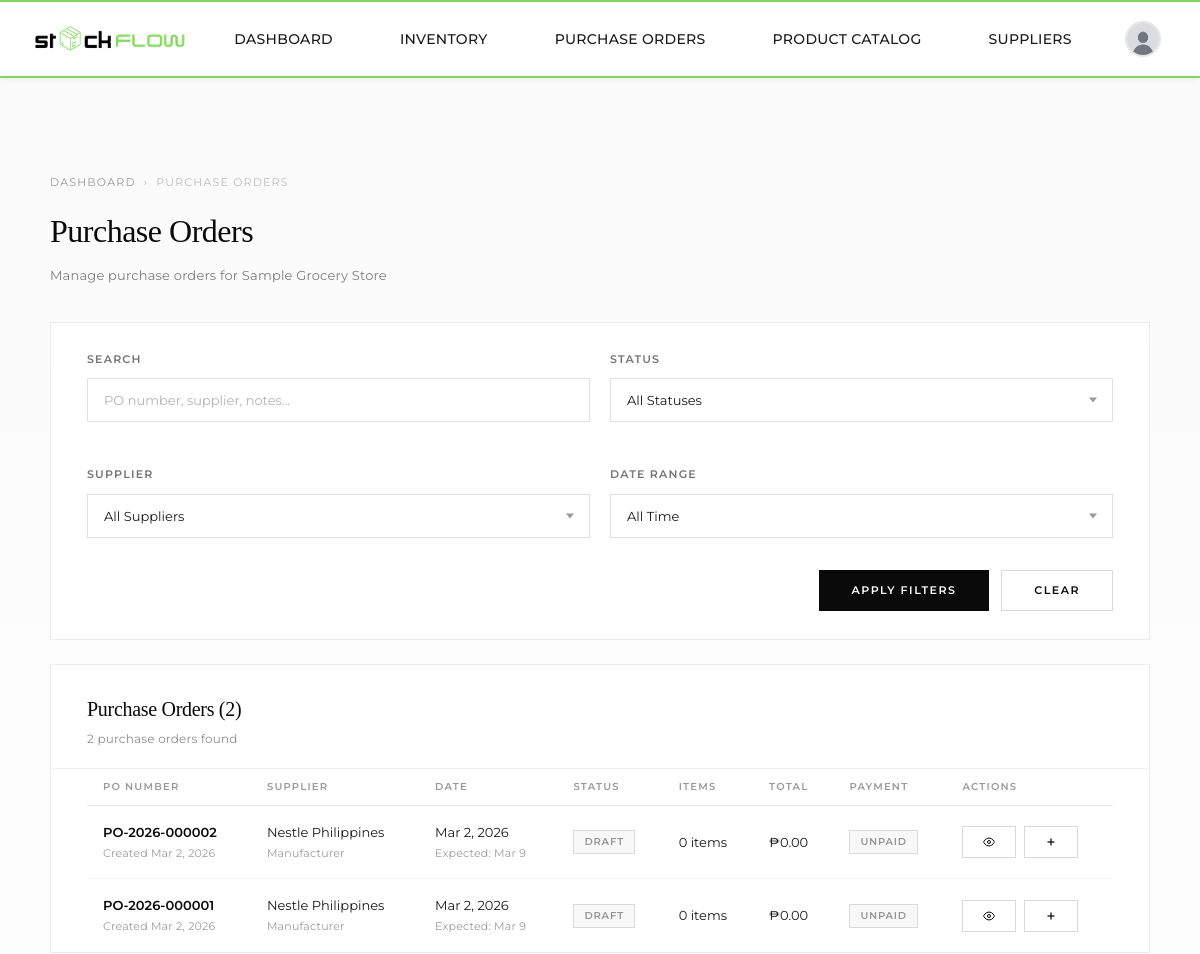
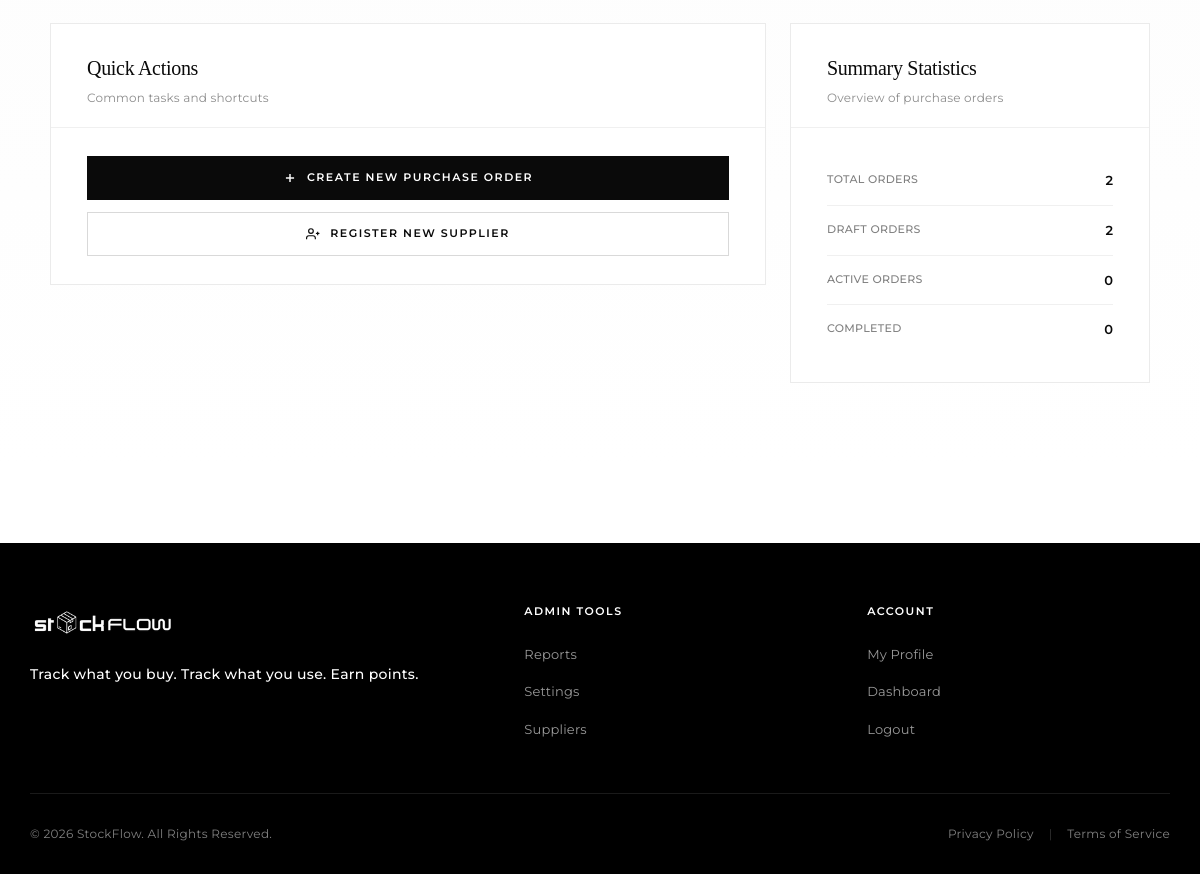
/grocery/purchase_orders/index.php (signed in), run on the app's committed database (2 pictures, top to bottom).
### tables this page shows
CREATE TABLE `grocery_stores` (
  `store_id` int(11) NOT NULL,
  `store_name` varchar(255) NOT NULL,
  `business_address` text NOT NULL,
  `contact_number` varchar(50) DEFAULT NULL,
  `email` varchar(255) DEFAULT NULL,
  `business_permit` varchar(255) DEFAULT NULL,
  `is_verified` tinyint(1) DEFAULT 0,
  `verification_token` varchar(1000) DEFAULT NULL,
  `verification_token_expires` datetime DEFAULT NULL,
  `verified_at` datetime DEFAULT NULL,
  `is_active` tinyint(1) DEFAULT 1,
  `created_at` timestamp NOT NULL DEFAULT current_timestamp(),
  `updated_at` timestamp NOT NULL DEFAULT current_timestamp() ON UPDATE current_timestamp()
);

CREATE TABLE `purchase_orders` (
  `po_id` int(11) NOT NULL,
  `po_number` varchar(50) NOT NULL COMMENT 'Purchase Order Number',
  `store_id` int(11) NOT NULL,
  `supplier_id` int(11) NOT NULL,
  `order_date` date NOT NULL,
  `expected_delivery_date` date DEFAULT NULL,
  `actual_delivery_date` date DEFAULT NULL,
  `status` enum('draft','submitted','confirmed','partially_received','received','cancelled') DEFAULT 'draft',
  `total_amount` decimal(10,2) DEFAULT 0.00,
  `tax_amount` decimal(10,2) DEFAULT 0.00,
  `discount_amount` decimal(10,2) DEFAULT 0.00,
  `grand_total` decimal(10,2) DEFAULT 0.00,
  `payment_status` enum('unpaid','partially_paid','paid') DEFAULT 'unpaid',
  `payment_terms` varchar(100) DEFAULT NULL,
  `created_by` int(11) NOT NULL,
  `notes` text DEFAULT NULL,
  `created_at` timestamp NOT NULL DEFAULT current_timestamp(),
  `updated_at` timestamp NOT NULL DEFAULT current_timestamp() ON UPDATE current_timestamp()
);

CREATE TABLE `suppliers` (
  `supplier_id` int(11) NOT NULL,
  `supplier_name` varchar(255) NOT NULL,
  `supplier_type` enum('manufacturer','distributor','wholesaler','local_supplier') NOT NULL,
  `company_name` varchar(255) DEFAULT NULL,
  `contact_person` varchar(255) DEFAULT NULL,
  `contact_number` varchar(50) DEFAULT NULL,
  `email` varchar(255) DEFAULT NULL,
  `address` text DEFAULT NULL,
  `payment_terms` varchar(100) DEFAULT NULL COMMENT 'e.g., Net 30, Net 60, COD',
  `minimum_order_amount` decimal(10,2) DEFAULT NULL,
  `delivery_schedule` varchar(255) DEFAULT NULL COMMENT 'e.g., Mon/Wed/Fri, Weekly',
  `tin_number` varchar(50) DEFAULT NULL COMMENT 'Tax Identification Number',
  `is_active` tinyint(1) DEFAULT 1,
  `rating` decimal(3,2) DEFAULT NULL COMMENT 'Supplier rating 1-5',
  `notes` text DEFAULT NULL,
  `created_at` timestamp NOT NULL DEFAULT current_timestamp(),
  `updated_at` timestamp NOT NULL DEFAULT current_timestamp() ON UPDATE current_timestamp()
);

### grocery/purchase_orders/index.php (the view, shortened to what this page needs)
<?php
$conn      = getDBConnection();
$store_id  = $_SESSION['store_id']  ?? null;
$status_filter  = $_GET['status']  ?? 'all';
$supplier_filter = $_GET['supplier'] ?? 'all';
$date_filter    = $_GET['date']    ?? 'all';
$search_query   = trim($_GET['search'] ?? '');
$where_conditions = ["po.store_id = ?"];
$params = [$store_id];
$types = 'i';
$where_clause = "WHERE " . implode(" AND ", $where_conditions);
$purchase_orders = [];
$total_count = 0;
if ($store_id) {
    $count_sql = "
        SELECT COUNT(*) as total
        FROM purchase_orders po
        JOIN suppliers s ON po.supplier_id = s.supplier_id
        {$where_clause}
    ";
    $count_stmt = $conn->prepare($count_sql);
    $count_stmt->bind_param($types, ...$params);
    $count_stmt->execute();
    $total_count = $count_stmt->get_result()->fetch_assoc()['total'];
    $page = max(1, (int)($_GET['page'] ?? 1));
    $per_page = 20;
    $offset = ($page - 1) * $per_page;
    $sql = "
        SELECT
            po.po_id,
            po.po_number,
            po.order_date,
            po.expected_delivery_date,
            po.actual_delivery_date,
            po.status,
            po.grand_total,
            po.payment_status,
            po.payment_terms,
            po.notes,
            po.created_at,
            s.supplier_id,
            s.supplier_name,
            s.supplier_type,
            u.full_name,
            COUNT(poi.po_item_id) as item_count,
            SUM(poi.quantity_ordered) as total_quantity,
            SUM(poi.quantity_received) as received_quantity
        FROM purchase_orders po
        JOIN suppliers s ON po.supplier_id = s.supplier_id
        JOIN users u ON po.created_by = u.user_id
        LEFT JOIN purchase_order_items poi ON po.po_id = poi.po_id
        {$where_clause}
        GROUP BY po.po_id
        ORDER BY po.created_at DESC
        LIMIT ? OFFSET ?
    ";
    $stmt = $conn->prepare($sql);
    $params[] = $per_page;
    $params[] = $offset;
    $types .= 'ii';
    $stmt->bind_param($types, ...$params);
    $stmt->execute();
    $purchase_orders = $stmt->get_result()->fetch_all(MYSQLI_ASSOC);
}
$store_name = 'Your Store';
if ($store_id) {
    $sn = $conn->prepare("SELECT store_name FROM grocery_stores WHERE store_id = ?");
    $sn->bind_param('i', $store_id);
    $sn->execute();
    $store_name = $sn->get_result()->fetch_assoc()['store_name'] ?? 'Your Store';
}
?>
<!DOCTYPE html>
<html lang="en">
<head>
    <link rel="stylesheet" href="../../includes/style/pages/purchase_orders.css">
</head>
<body>
<?php require_once __DIR__ . '/../../includes/header.php'; ?>
<div class="po-page">
    <div class="po-container">
        <div class="po-page-header">
            <div class="po-breadcrumb">
                <a href="../grocery_dashboard.php">Dashboard</a>
                <span>›</span>
                <span>Purchase Orders</span>
            </div>
            <h1 class="po-page-title">Purchase Orders</h1>
            <p class="po-page-subtitle">Manage purchase orders for <?= htmlspecialchars($store_name) ?></p>
        </div>
        <div class="po-card" style="margin-bottom: 24px;">
            <div class="po-card-body">
                <form method="GET" id="filterForm">
                    <div class="form-row">
                        <div class="form-group">
                            <label class="form-label" for="search">Search</label>
                            <input
                                type="text"
                                class="form-control"
                                id="search"
                                name="search"
                                placeholder="PO number, supplier, notes..."
                                value="<?= htmlspecialchars($search_query) ?>"
                            >
                        </div>
                        <div class="form-group">
                            <label class="form-label" for="status">Status</label>
                            <div class="select-wrapper">
                                <select class="form-select" id="status" name="status">
                                    <option value="all" <?= $status_filter === 'all' ? 'selected' : '' ?>>All Statuses</option>
                                </select>
                            </div>
                        </div>
                        <div class="form-group">
                            <label class="form-label" for="supplier">Supplier</label>
                            <div class="select-wrapper">
                                <select class="form-select" id="supplier" name="supplier">
                                    <option value="all" <?= $supplier_filter === 'all' ? 'selected' : '' ?>>All Suppliers</option>
                                </select>
                            </div>
                        </div>
                        <div class="form-group">
                            <label class="form-label" for="date">Date Range</label>
                            <div class="select-wrapper">
                                <select class="form-select" id="date" name="date">
                                    <option value="all" <?= $date_filter === 'all' ? 'selected' : '' ?>>All Time</option>
                                </select>
                            </div>
                        </div>
                    </div>
                    <div class="form-actions">
                        <button type="submit" class="btn btn-primary">Apply Filters</button>
                        <a href="index.php" class="btn btn-secondary">Clear</a>
                    </div>
                </form>
            </div>
        </div>
        <div class="po-card">
            <div class="po-card-header">
                <h3>Purchase Orders (<?= number_format($total_count) ?>)</h3>
                <p><?= $total_count ?> purchase order<?= $total_count !== 1 ? 's' : '' ?> found</p>
            </div>
            <div class="po-card-body" style="padding-top: 0; padding-bottom: 0;">
                <?php if (empty($purchase_orders)): ?>
                <div class="empty-state">
                    <div class="empty-state-icon">
                        <svg viewBox="0 0 24 24" fill="none" stroke="currentColor" stroke-width="1.5"><rect x="2" y="7" width="20" height="14" rx="2"/><path d="M16 7V5a2 2 0 0 0-2-2h-4a2 2 0 0 0-2 2v2"/><line x1="12" y1="12" x2="12" y2="16"/><line x1="10" y1="14" x2="14" y2="14"/></svg>
                    </div>
                    <h4>No Purchase Orders Found</h4>
                    <p>No purchase orders match your current filters. Try adjusting your search criteria or <a href="create_purchase_order.php">create a new purchase order</a>.</p>
                </div>
                <?php else: ?>
                <div class="po-table-wrapper">
                    <table class="supplier-table">
                        <thead>
                            <tr>
                                <th>PO Number</th>
                                <th>Supplier</th>
                                <th>Date</th>
                                <th>Status</th>
                                <th>Items</th>
                                <th>Total</th>
                                <th>Payment</th>
                                <th>Actions</th>
                            </tr>
                        </thead>
                        <tbody>
                        <?php foreach ($purchase_orders as $po): ?>
                        <tr>
                            <td>
                                <div class="td-name"><?= htmlspecialchars($po['po_number']) ?></div>
                                <div class="td-sub">Created <?= date('M j, Y', strtotime($po['created_at'])) ?></div>
                            </td>
                            <td>
                                <div><?= htmlspecialchars($po['supplier_name']) ?></div>
                                <div class="td-sub"><?= ucfirst(str_replace('_', ' ', $po['supplier_type'])) ?></div>
                            </td>
                            <td>
                                <div><?= date('M j, Y', strtotime($po['order_date'])) ?></div>
                                <?php if ($po['expected_delivery_date']): ?>
                                <div class="td-sub">Expected: <?= date('M j', strtotime($po['expected_delivery_date'])) ?></div>
                                <?php endif; ?>
                            </td>
                            <td>
                                <span class="badge badge-<?= $po['status'] === 'draft' ? 'inactive' : ($po['status'] === 'received' ? 'active' : 'type') ?>">
                                    <?= ucfirst(str_replace('_', ' ', $po['status'])) ?>
                                </span>
                            </td>
                            <td>
                                <div><?= number_format($po['item_count']) ?> items</div>
                            </td>
                            <td>
                                <div>₱<?= number_format($po['grand_total'], 2) ?></div>
                            </td>
                            <td>
                                <span class="badge badge-<?= $po['payment_status'] === 'paid' ? 'active' : ($po['payment_status'] === 'partially_paid' ? 'type' : 'inactive') ?>">
                                    <?= ucfirst($po['payment_status']) ?>
                                </span>
                            </td>
                            <td>
                                <div class="td-actions">
                                    <a href="view_purchase_order.php?po_id=<?= $po['po_id'] ?>" class="btn btn-sm btn-secondary" title="View Details">
                                        <svg width="12" height="12" viewBox="0 0 24 24" fill="none" stroke="currentColor" stroke-width="2"><path d="M1 12s4-8 11-8 11 8 11 8-4 8-11 8-11-8-11-8z"/><circle cx="12" cy="12" r="3"/></svg>
                                    </a>
                                    <?php if ($po['status'] === 'draft'): ?>
                                    <a href="add_po_items.php?po_id=<?= $po['po_id'] ?>" class="btn btn-sm btn-secondary" title="Add Items">
                                        <svg width="12" height="12" viewBox="0 0 24 24" fill="none" stroke="currentColor" stroke-width="2.5"><line x1="12" y1="5" x2="12" y2="19"/><line x1="5" y1="12" x2="19" y2="12"/></svg>
                                    </a>
                                    <?php endif; ?>
                                </div>
                            </td>
                        </tr>
                        <?php endforeach; ?>
                        </tbody>
                    </table>
                </div>
                <?php endif; ?>
            </div>
        </div>
        <div class="po-grid" style="margin-top: 24px;">
            <div>
                <div class="po-card">
                    <div class="po-card-header">
                        <h3>Quick Actions</h3>
                        <p>Common tasks and shortcuts</p>
                    </div>
                    <div class="po-card-body">
                        <div style="display: flex; flex-direction: column; gap: 12px;">
                            <a href="create_purchase_order.php" class="btn btn-primary">
                                <svg width="14" height="14" viewBox="0 0 24 24" fill="none" stroke="currentColor" stroke-width="2.5"><line x1="12" y1="5" x2="12" y2="19"/><line x1="5" y1="12" x2="19" y2="12"/></svg>
                                Create New Purchase Order
                            </a>
                            <a href="register_supplier.php" class="btn btn-secondary">
                                <svg width="14" height="14" viewBox="0 0 24 24" fill="none" stroke="currentColor" stroke-width="2"><path d="M16 21v-2a4 4 0 0 0-4-4H5a4 4 0 0 0-4 4v2"/><circle cx="8.5" cy="7" r="4"/><line x1="20" y1="8" x2="20" y2="14"/><line x1="23" y1="11" x2="17" y2="11"/></svg>
                                Register New Supplier
                            </a>
                        </div>
                    </div>
                </div>
            </div>
            <div>
                <div class="po-card">
                    <div class="po-card-header">
                        <h3>Summary Statistics</h3>
                        <p>Overview of purchase orders</p>
                    </div>
                    <div class="po-card-body">
                        <div class="summary-item">
                            <span class="summary-label">Total Orders</span>
                            <span class="summary-value"><?= number_format($total_count) ?></span>
                        </div>
                        <div class="summary-item">
                            <span class="summary-label">Draft Orders</span>
                            <span class="summary-value">
                                <?= number_format(count(array_filter($purchase_orders, fn($po) => $po['status'] === 'draft'))) ?>
                            </span>
                        </div>
                        <div class="summary-item">
                            <span class="summary-label">Active Orders</span>
                            <span class="summary-value">
                                <?= number_format(count(array_filter($purchase_orders, fn($po) => in_array($po['status'], ['submitted', 'confirmed', 'partially_received'])))) ?>
                            </span>
                        </div>
                        <div class="summary-item">
                            <span class="summary-label">Completed</span>
                            <span class="summary-value">
                                <?= number_format(count(array_filter($purchase_orders, fn($po) => $po['status'] === 'received'))) ?>
                            </span>
                        </div>
                    </div>
                </div>
            </div>
        </div>
    </div>
</div>
<?php require_once __DIR__ . '/../../includes/footer.php'; ?>
</body>
</html>

### data on the page
grocery_stores: store_name "Sample Grocery Store"
purchase_orders: po_number "PO-2026-000002", created_at "Mar 2, 2026", supplier.supplier_name "Nestle Philippines", supplier.supplier_type "Manufacturer", order_date "Mar 2, 2026", expected_delivery_date "Mar 9", status "DRAFT", item_count "0", grand_total "0.00", payment_status "UNPAID"
purchase_orders: po_number "PO-2026-000001", created_at "Mar 2, 2026", supplier.supplier_name "Nestle Philippines", supplier.supplier_type "Manufacturer", order_date "Mar 2, 2026", expected_delivery_date "Mar 9", status "DRAFT", item_count "0", grand_total "0.00", payment_status "UNPAID"

### other printed values
$total_count "2"
